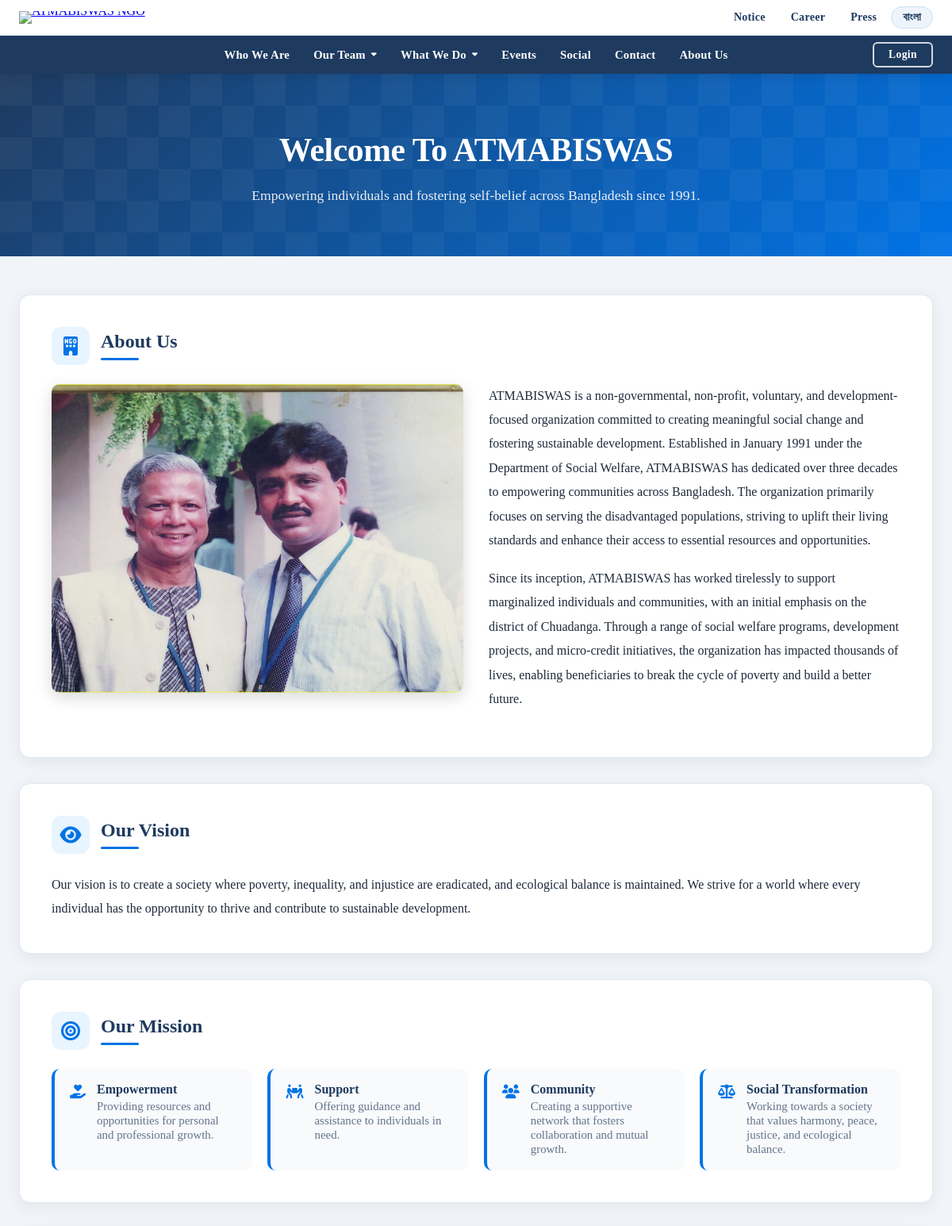
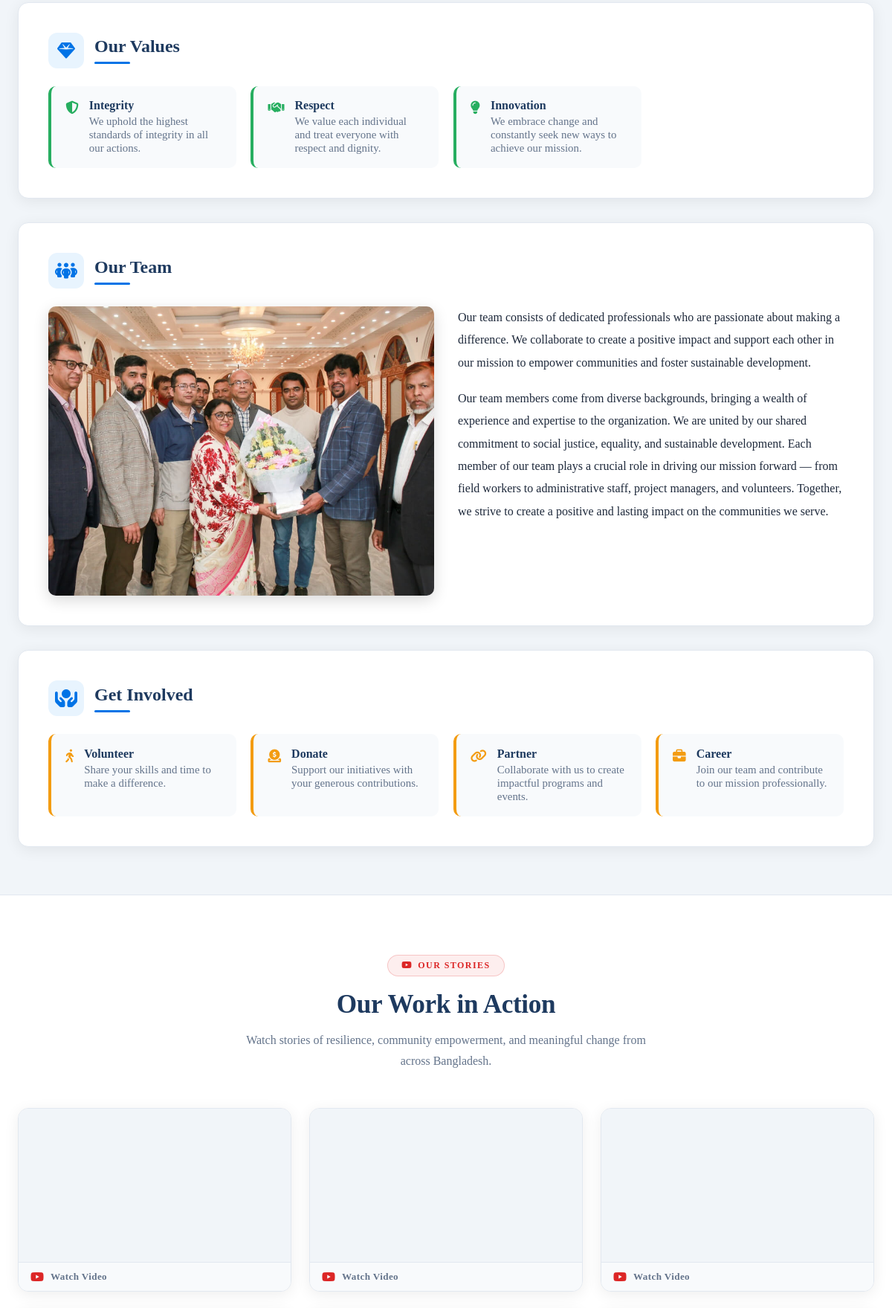
The page /aboutus.php (upper part) on the database its author committed (2 pictures, top to bottom).
### tables this page shows
CREATE TABLE `about_us_content` (
  `id` int NOT NULL AUTO_INCREMENT,
  `section_key` varchar(50) NOT NULL,
  `image_path` varchar(500) NOT NULL DEFAULT '',
  `image_alt` varchar(255) NOT NULL DEFAULT '',
  `text_content` text NOT NULL,
  `updated_at` timestamp NOT NULL DEFAULT CURRENT_TIMESTAMP ON UPDATE CURRENT_TIMESTAMP,
  PRIMARY KEY (`id`),
  UNIQUE KEY `section_key_unique` (`section_key`)
);

### aboutus.php (the view, shortened to what this page needs)
<?php
$about_image     = 'office_pic/office_pic.jpg';
$about_image_alt = 'ATMABISWAS Office';
$about_text      = 'ATMABISWAS is a non-governmental, non-profit, voluntary, and development-focused organization committed to creating meaningful social change and fostering sustainable development. Established in January 1991 under the Department of Social Welfare, ATMABISWAS has dedicated over three decades to empowering communities across Bangladesh. The organization primarily focuses on serving the disadvantaged populations, striving to uplift their living standards and enhance their access to essential resources and opportunities.
Since its inception, ATMABISWAS has worked tirelessly to support marginalized individuals and communities, with an initial emphasis on the district of Chuadanga. Through a range of social welfare programs, development projects, and micro-credit initiatives, the organization has impacted thousands of lives, enabling beneficiaries to break the cycle of poverty and build a better future.
Headquartered in Chuadanga within Khulna Division, ATMABISWAS also maintains a liaison office in Dhaka and extends its community development work into Rajshahi Division, with programs spanning education, agriculture, health, women\'s empowerment, and environmental sustainability across the regions it serves.
আত্মবিশ্বাস বাংলাদেশের একটি বেসরকারি উন্নয়ন সংস্থা (এনজিও), যা ১৯৯১ সাল থেকে শিক্ষা, নারীর ক্ষমতায়ন, কৃষি উন্নয়ন, পরিবেশ সংরক্ষণ, সমাজকল্যাণ এবং কমিউনিটি উন্নয়নে কাজ করে আসছে। চুয়াডাঙ্গায় (খুলনা বিভাগ) সদর দপ্তর ছাড়াও ঢাকায় একটি লিয়াজোঁ অফিস এবং রাজশাহী বিভাগে সম্প্রসারিত কার্যক্রম পরিচালনা করে থাকে।';
$team_image      = 'office_pic/00000.jpg';
$team_image_alt  = 'ATMABISWAS Team with PKSF';
$team_text       = 'Our team consists of dedicated professionals who are passionate about making a difference. We collaborate to create a positive impact and support each other in our mission to empower communities and foster sustainable development.
Our team members come from diverse backgrounds, bringing a wealth of experience and expertise to the organization. We are united by our shared commitment to social justice, equality, and sustainable development. Each member of our team plays a crucial role in driving our mission forward — from field workers to administrative staff, project managers, and volunteers. Together, we strive to create a positive and lasting impact on the communities we serve.';
try {
    $db   = new Db();
    $conn = $db->connect();
    $stmt = $conn->query("SELECT section_key, image_path, image_alt, text_content FROM about_us_content");
    while ($row = $stmt->fetch(PDO::FETCH_ASSOC)) {
        if ($row['section_key'] === 'about_us') {
            if ($row['image_path']) $about_image     = $row['image_path'];
            if ($row['image_alt'])  $about_image_alt = $row['image_alt'];
            if ($row['text_content']) $about_text    = $row['text_content'];
        } elseif ($row['section_key'] === 'our_team') {
            if ($row['image_path']) $team_image     = $row['image_path'];
            if ($row['image_alt'])  $team_image_alt = $row['image_alt'];
            if ($row['text_content']) $team_text    = $row['text_content'];
        }
    }
} catch (Exception $e) {
}
?>
<!DOCTYPE html>
<html lang="en">
<head>
    <link rel="stylesheet" href="aboutus.css?v=<?php echo filemtime(__DIR__ . '/aboutus.css'); ?>">
</head>
<body>
    <?php include 'Navbar.php'; ?>
    <main>
    <section class="about-hero">
        <div class="about-hero-inner">
            <h1>Welcome To ATMABISWAS</h1>
            <p>Empowering individuals and fostering self-belief across Bangladesh since 1991.</p>
        </div>
    </section>
    <div class="ab-container">
        <div class="ab-card">
            <div class="ab-card-header">
                <i class="fa-solid fa-building-ngo"></i>
                <h2>About Us</h2>
            </div>
            <div class="ab-image-text">
                <img src="<?= htmlspecialchars($about_image) ?>" loading="lazy" alt="<?= htmlspecialchars($about_image_alt) ?>">
                <div>
                    <?php foreach (array_filter(explode("\n\n", trim($about_text))) as $para): ?>
                        <p style="margin-bottom:1.1rem;"><?= htmlspecialchars($para) ?></p>
                    <?php endforeach; ?>
                </div>
            </div>
        </div>
        <div class="ab-card">
            <div class="ab-card-header">
                <i class="fa-solid fa-eye"></i>
                <h2>Our Vision</h2>
            </div>
            <p>Our vision is to create a society where poverty, inequality, and injustice are eradicated, and ecological balance is maintained. We strive for a world where every individual has the opportunity to thrive and contribute to sustainable development.</p>
        </div>
        <div class="ab-card">
            <div class="ab-card-header">
                <i class="fa-solid fa-bullseye"></i>
                <h2>Our Mission</h2>
            </div>
            <ul class="ab-icon-grid">
                <li>
                    <i class="fa-solid fa-hand-holding-heart"></i>
                    <div>
                        <strong>Empowerment</strong>
                        <span>Providing resources and opportunities for personal and professional growth.</span>
                    </div>
                </li>
                <li>
                    <i class="fa-solid fa-people-carry-box"></i>
                    <div>
                        <strong>Support</strong>
                        <span>Offering guidance and assistance to individuals in need.</span>
                    </div>
                </li>
                <li>
                    <i class="fa-solid fa-users"></i>
                    <div>
                        <strong>Community</strong>
                        <span>Creating a supportive network that fosters collaboration and mutual growth.</span>
                    </div>
                </li>
                <li>
                    <i class="fa-solid fa-scale-balanced"></i>
                    <div>
                        <strong>Social Transformation</strong>
                        <span>Working towards a society that values harmony, peace, justice, and ecological balance.</span>
                    </div>
                </li>
            </ul>
        </div>
        <div class="ab-card">
            <div class="ab-card-header">
                <i class="fa-solid fa-gem"></i>
                <h2>Our Values</h2>
            </div>
            <ul class="ab-icon-grid values">
                <li>
                    <i class="fa-solid fa-shield-halved"></i>
                    <div>
                        <strong>Integrity</strong>
                        <span>We uphold the highest standards of integrity in all our actions.</span>
                    </div>
                </li>
                <li>
                    <i class="fa-solid fa-handshake"></i>
                    <div>
                        <strong>Respect</strong>
                        <span>We value each individual and treat everyone with respect and dignity.</span>
                    </div>
                </li>
                <li>
                    <i class="fa-solid fa-lightbulb"></i>
                    <div>
                        <strong>Innovation</strong>
                        <span>We embrace change and constantly seek new ways to achieve our mission.</span>
                    </div>
                </li>
            </ul>
        </div>
        <div class="ab-card">
            <div class="ab-card-header">
                <i class="fa-solid fa-people-group"></i>
                <h2>Our Team</h2>
            </div>
            <div class="ab-image-text">
                <img src="<?= htmlspecialchars($team_image) ?>" loading="lazy" alt="<?= htmlspecialchars($team_image_alt) ?>">
                <div>
                    <?php foreach (array_filter(explode("\n\n", trim($team_text))) as $para): ?>
                        <p style="margin-bottom:1.1rem;"><?= htmlspecialchars($para) ?></p>
                    <?php endforeach; ?>
                </div>
            </div>
        </div>
        <div class="ab-card">
            <div class="ab-card-header">
                <i class="fa-solid fa-hands-holding-circle"></i>
                <h2>Get Involved</h2>
            </div>
            <ul class="ab-icon-grid get-involved">
                <li>
                    <i class="fa-solid fa-person-walking"></i>
                    <div>
                        <strong>Volunteer</strong>
                        <span>Share your skills and time to make a difference.</span>
                    </div>
                </li>
                <li>
                    <i class="fa-solid fa-circle-dollar-to-slot"></i>
                    <div>
                        <strong>Donate</strong>
                        <span>Support our initiatives with your generous contributions.</span>
                    </div>
                </li>
                <li>
                    <i class="fa-solid fa-link"></i>
                    <div>
                        <strong>Partner</strong>
                        <span>Collaborate with us to create impactful programs and events.</span>
                    </div>
                </li>
                <li>
                    <i class="fa-solid fa-briefcase"></i>
                    <div>
                        <strong>Career</strong>
                        <span>Join our team and contribute to our mission professionally.</span>
                    </div>
                </li>
            </ul>
        </div>
    </div>
    <section class="work-section">
        <div class="work-inner">
            <div class="work-header">
                <span class="work-tag">
                    <i class="fa-brands fa-youtube"></i> Our Stories
                </span>
                <h2>Our Work in Action</h2>
                <p>Watch stories of resilience, community empowerment, and meaningful change from across Bangladesh.</p>
            </div>
            <div class="work-grid">
                <div class="work-video-card">
                    <div class="work-video-frame">
                        <iframe src="https://www.youtube.com/embed/-rmQDVb3s4k" allowfullscreen loading="lazy"></iframe>
                    </div>
                    <div class="work-video-bar">
                        <i class="fa-brands fa-youtube"></i>
                        <span>Watch Video</span>
                    </div>
                </div>
                <div class="work-video-card">
                    <div class="work-video-frame">
                        <iframe src="https://www.youtube.com/embed/i0UxCHapj40" allowfullscreen loading="lazy"></iframe>
                    </div>
                    <div class="work-video-bar">
                        <i class="fa-brands fa-youtube"></i>
                        <span>Watch Video</span>
                    </div>
                </div>
                <div class="work-video-card">
                    <div class="work-video-frame">
                        <iframe src="https://www.youtube.com/embed/6xb-rN_9j24" allowfullscreen loading="lazy"></iframe>
                    </div>
                    <div class="work-video-bar">
                        <i class="fa-brands fa-youtube"></i>
                        <span>Watch Video</span>
                    </div>
                </div>
            </div>
        </div>
    </section>
    </main>
    <?php include 'footer.php'; ?>
</body>
</html>

### rows shown on the page
about_us_content: image_path (picture), text_content "ATMABISWAS is a non-governmental, non-profit, voluntary, and development-focused organization committed to creating meaningful social change and fostering sustainable development. Established in January 1991 under the Department of Social Welfare, ATMABISWAS has dedicated over three decades to empowering communities across Bangladesh. The organization primarily focuses on serving the disadvantaged populations, striving to uplift their living standards and enhance their access to essential resources and opportunities.", text_content "Since its inception, ATMABISWAS has worked tirelessly to support marginalized individuals and communities, with an initial emphasis on the district of Chuadanga. Through a range of social welfare programs, development projects, and micro-credit initiatives, the organization has impacted thousands of lives, enabling beneficiaries to break the cycle of poverty and build a better future."
about_us_content: image_path (picture), text_content "Our team consists of dedicated professionals who are passionate about making a difference. We collaborate to create a positive impact and support each other in our mission to empower communities and foster sustainable development.", text_content "Our team members come from diverse backgrounds, bringing a wealth of experience and expertise to the organization. We are united by our shared commitment to social justice, equality, and sustainable development. Each member of our team plays a crucial role in driving our mission forward — from field workers to administrative staff, project managers, and volunteers. Together, we strive to create a positive and lasting impact on the communities we serve."
